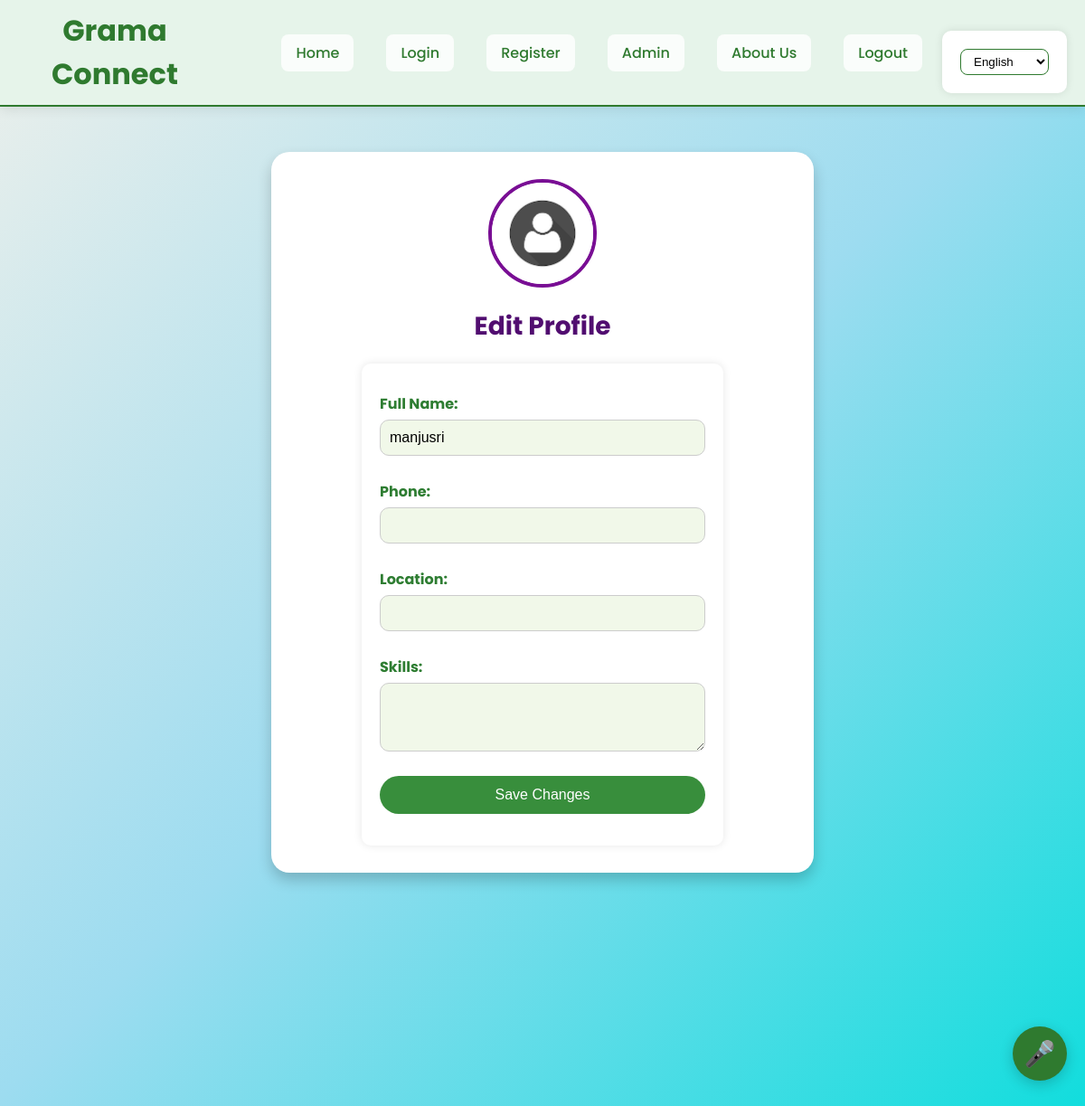
The page /edit_profile (signed in) on the database as committed earlier.
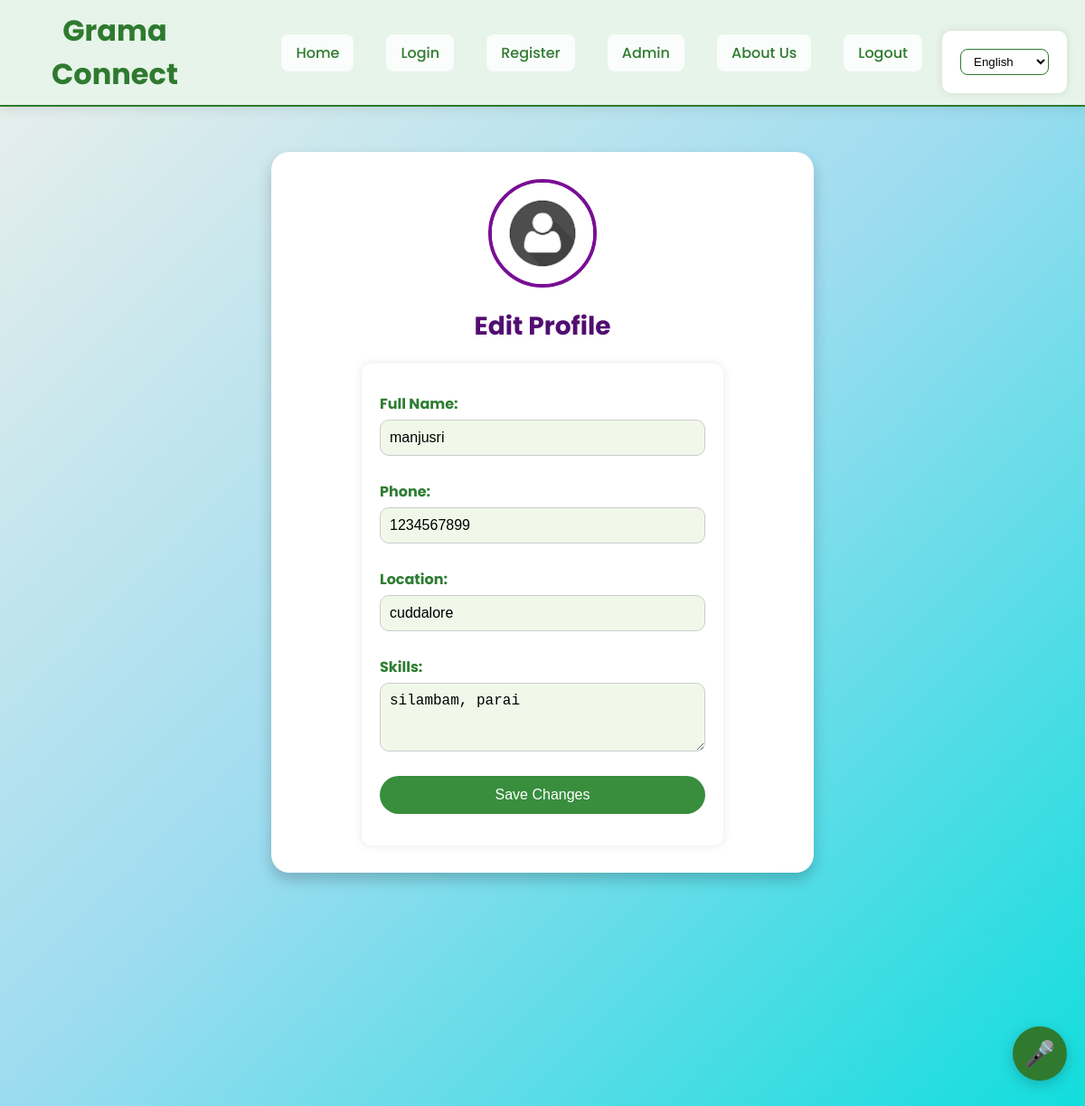
The same page on the database as committed later.
### app.py (models this page shows)
class User(UserMixin, db.Model):
    id = db.Column(db.Integer, primary_key=True)
    name = db.Column(db.String(150))
    email = db.Column(db.String(150), unique=True)
    phone = db.Column(db.String(50))
    location = db.Column(db.String(150))
    skills = db.Column(db.Text)
    password = db.Column(db.String(150))

### app.py (the view, shortened to what this page needs)
@app.route("/edit_profile", methods=["GET", "POST"])
@login_required
def edit_profile():
    return render_template("edit_profile.html")

### app.py (called while the page is built)
def get_locale():
    return session.get('lang', request.accept_languages.best_match(['en', 'ta', 'hi', 'te', 'ml']))

@app.context_processor
def inject_locale():
    return dict(get_locale=get_locale)

@login_manager.user_loader
def load_user(user_id):
    return User.query.get(int(user_id))

### templates/edit_profile.html (shortened to what this page needs)
{% extends "base.html" %}
{% block content %}
<div class="profile-container">
    <div class="profile-header">
        <img src="{{ url_for('static', filename='uploads/default.png') }}" alt="Profile Picture" class="profile-pic">
        <h2>Edit Profile</h2>
    </div>
    <form method="POST" action="{{ url_for('edit_profile') }}">
        <label for="name">Full Name:</label>
        <input type="text" id="name" name="name" value="{{ current_user.name }}" required>
        <label for="phone">Phone:</label>
        <input type="text" id="phone" name="phone" value="{{ current_user.phone if current_user.phone else '' }}">
        <label for="location">Location:</label>
        <input type="text" id="location" name="location" value="{{ current_user.location if current_user.location else '' }}">
        <label for="skills">Skills:</label>
        <textarea id="skills" name="skills" rows="3">{{ current_user.skills if current_user.skills else '' }}</textarea>
        <button type="submit" class="save-btn">Save Changes</button>
    </form>
</div>
{% endblock %}

Rows that differ between the two databases and show on the page:
changed User "manjusri": phone (not shown) → "1234567899"; location (not shown) → "cuddalore"; skills (not shown) → "silambam, parai"
